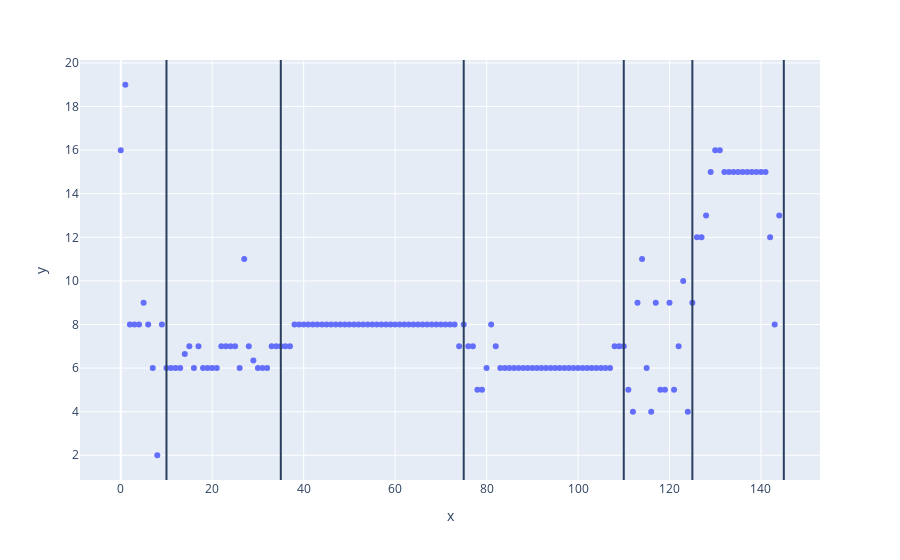

Notebook cell for this chart:
### Code cell
PELT = rpt.Pelt(model="rbf").fit(serie_test)
PELT_res = PELT.predict(pen=3)
fig = px.scatter(y=serie_test)
for line in PELT_res:
    fig.add_vline(x=line)
fig.show()

### Figure 1 — Plotly figure (JSON) as saved in the notebook; plotly's stock layout.template omitted (floating-point values rounded to 4 significant figures; data arrays with more than 128 entries replaced by an {"elided": "..."} marker saying what was removed)
{"data": [{"hovertemplate": "x=%{x}<br>y=%{y}<extra></extra>", "legendgroup": "", "marker": {"color": "#636efa", "symbol": "circle"}, "mode": "markers", "name": "", "orientation": "v", "showlegend": false, "type": "scatter", "x": {"elided": "145 int values"}, "xaxis": "x", "y": {"elided": "145 float values"}, "yaxis": "y"}], "layout": {"legend": {"tracegroupgap": 0}, "margin": {"t": 60}, "shapes": [{"type": "line", "x0": 10, "x1": 10, "xref": "x", "y0": 0, "y1": 1, "yref": "y domain"}, {"type": "line", "x0": 35, "x1": 35, "xref": "x", "y0": 0, "y1": 1, "yref": "y domain"}, {"type": "line", "x0": 75, "x1": 75, "xref": "x", "y0": 0, "y1": 1, "yref": "y domain"}, {"type": "line", "x0": 110, "x1": 110, "xref": "x", "y0": 0, "y1": 1, "yref": "y domain"}, {"type": "line", "x0": 125, "x1": 125, "xref": "x", "y0": 0, "y1": 1, "yref": "y domain"}, {"type": "line", "x0": 145, "x1": 145, "xref": "x", "y0": 0, "y1": 1, "yref": "y domain"}], "xaxis": {"anchor": "y", "domain": [0, 1], "title": {"text": "x"}}, "yaxis": {"anchor": "x", "domain": [0, 1], "title": {"text": "y"}}}}
